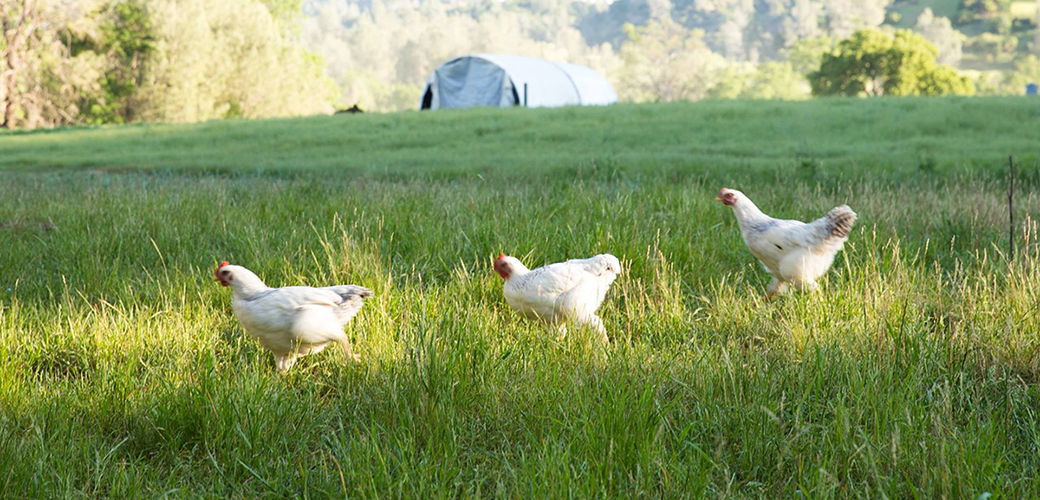
#> input picture bird5.jpg, 1040 x 500 px, given in place of the camera
$ python video_edge_detection.py   (older library calls are emulated)
#> lines starting #> are read from the running program, lines starting #| are printed output that depends on the picture
# -*- coding: utf-8 -*-
"""
Created on Wed Jul 31 18:17:14 2019

@author: DEBAL
"""

import cv2
import numpy as np
cap = cv2.VideoCapture(0)
while True:
	_, frame = cap.read()
#> frame is the input picture: shape (500, 1040, 3); mean B, G, R 92.3, 146.3, 129
	frame = cv2.cvtColor(frame, cv2.COLOR_BGR2GRAY)
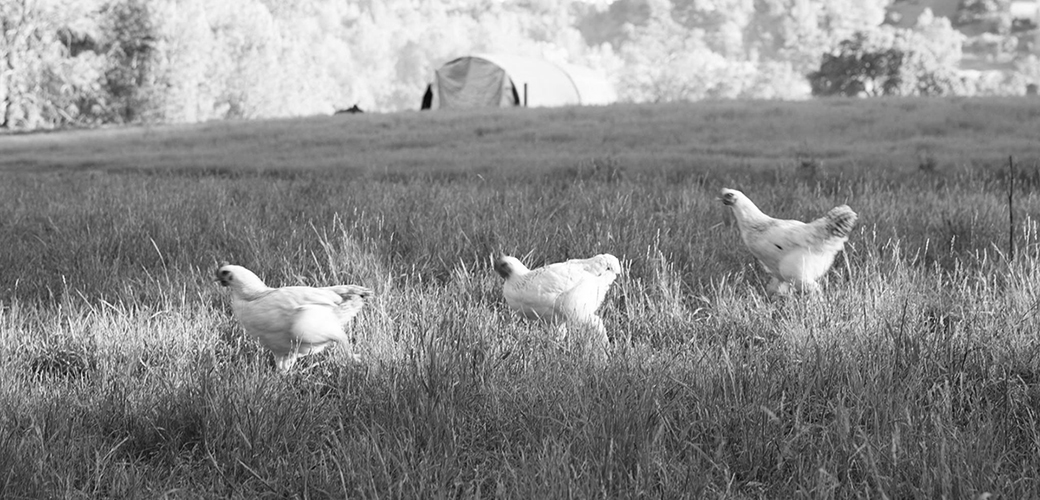
#> frame: shape (500, 1040); min 4, max 255, mean 135
	blurred_frame = cv2.GaussianBlur(frame, (5, 5), 0)
	laplacian = cv2.Laplacian(blurred_frame, cv2.CV_64F)
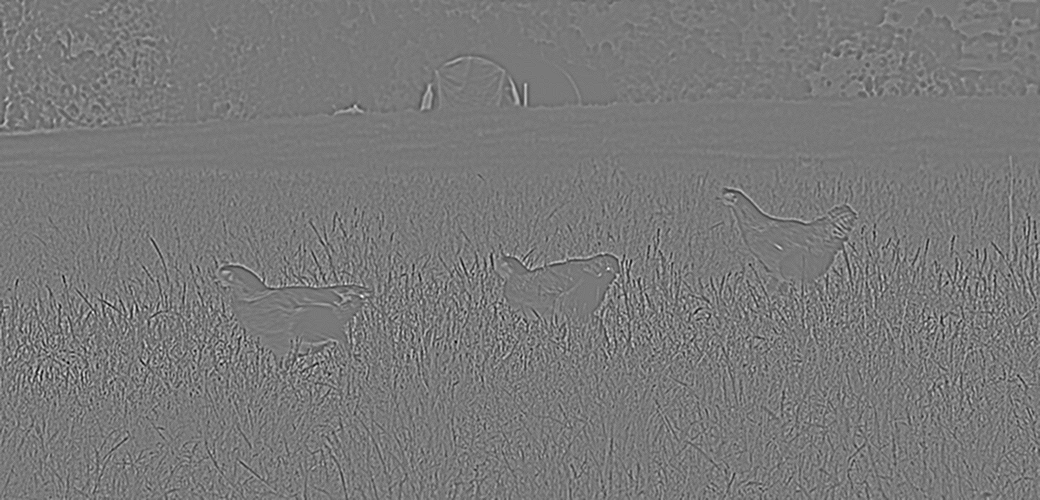
#> laplacian: shape (500, 1040) float64; min -69, max 76, mean 0; drawn with min black and max white
	canny = cv2.Canny(blurred_frame, 100, 150)
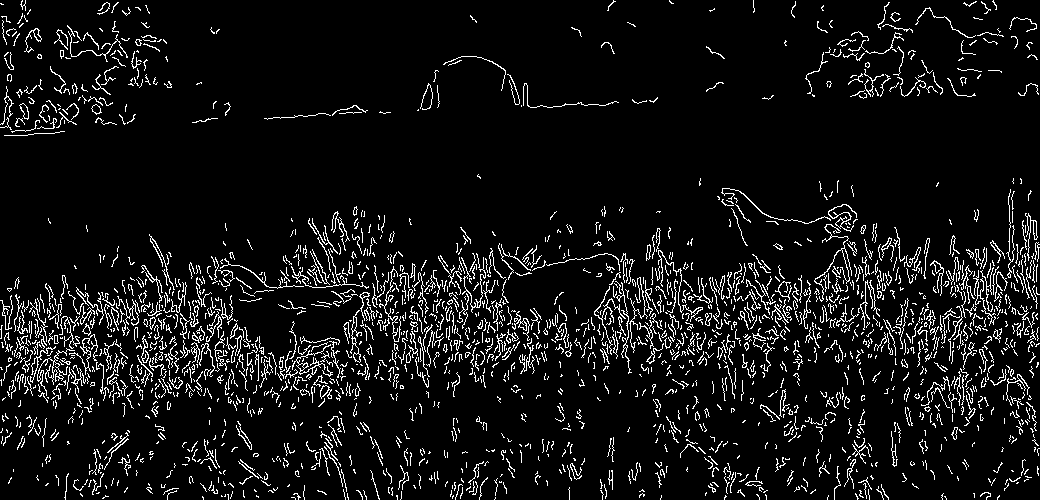
#> canny: shape (500, 1040); 7.5% white in thin lines or dots
	cv2.imshow("Frame", frame)
	cv2.imshow("Laplacian", laplacian)
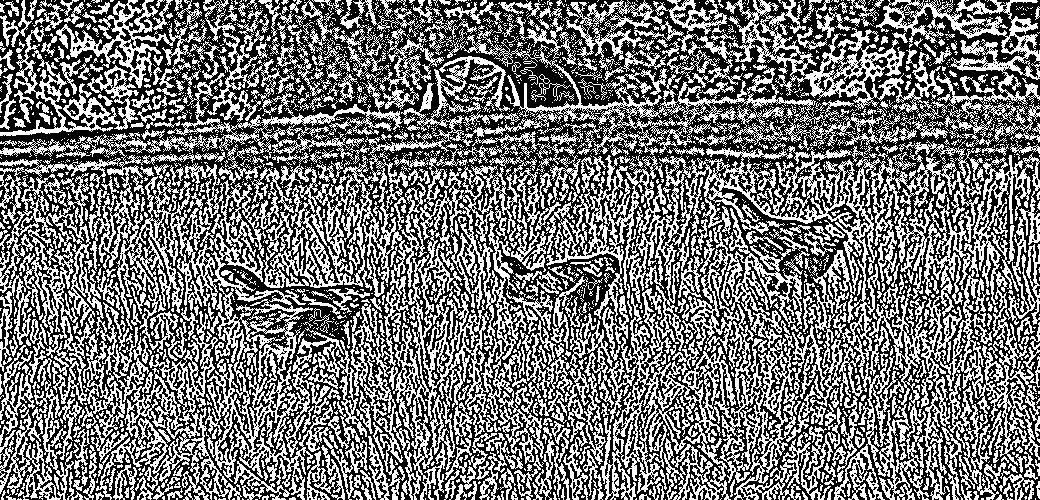
#> window 'Laplacian': shape (500, 1040); 45.6% white in thin lines or dots
	cv2.imshow("Canny", canny)
	key = cv2.waitKey(1)
#> (key Esc is pressed here)
	if key == 27:
		break
cap.release()
cv2.destroyAllWindows()
